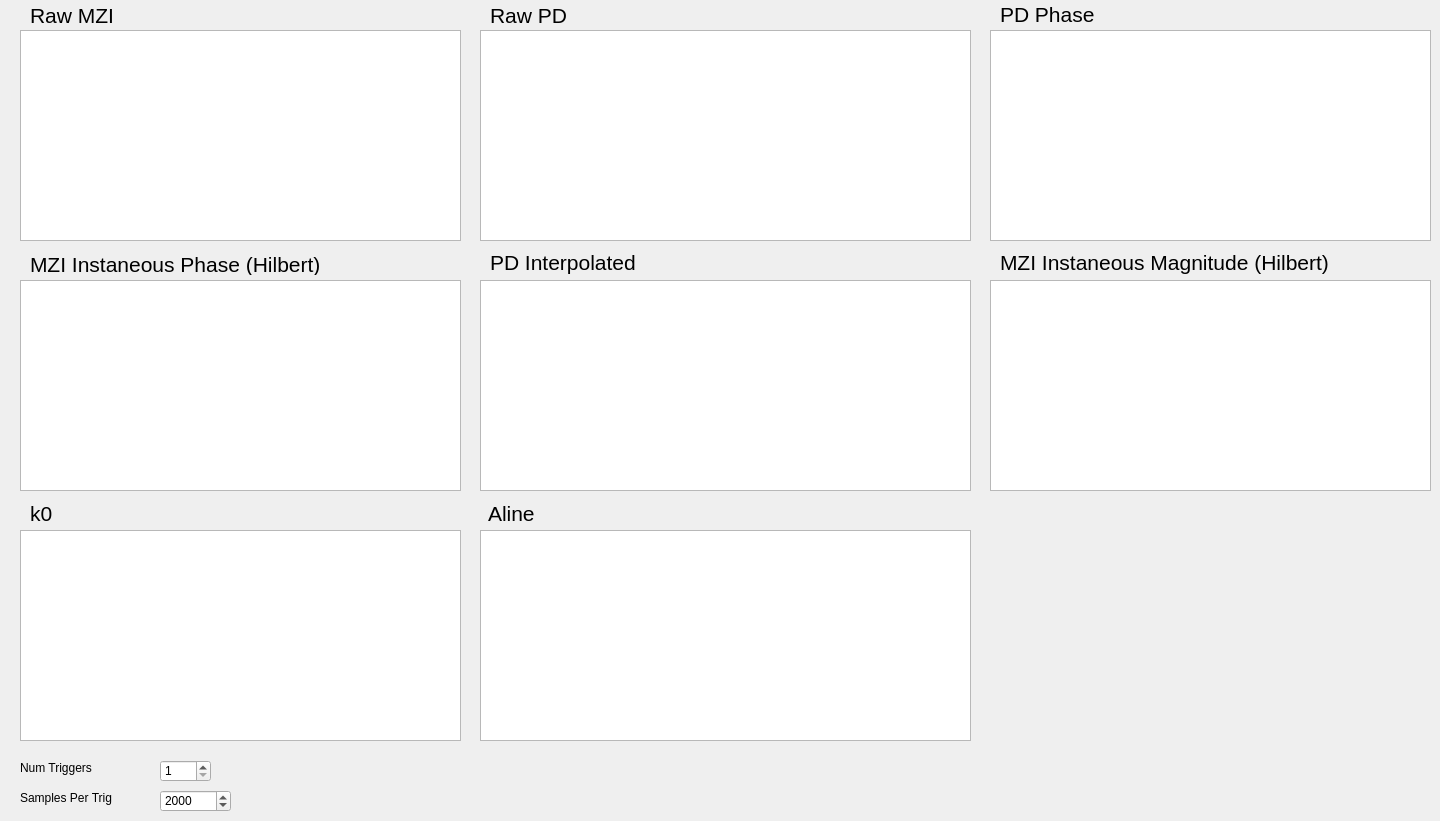
        <widget class="QWidget" name="tab_5">
         <attribute name="title">
          <string>Raw</string>
         </attribute>
         <widget class="PlotWidget" name="interp_pd_plot">
          <property name="geometry">
           <rect>
            <x>480</x>
            <y>280</y>
            <width>491</width>
            <height>211</height>
           </rect>
          </property>
          <property name="backgroundBrush">
           <brush brushstyle="NoBrush">
            <color alpha="255">
             <red>255</red>
             <green>255</green>
             <blue>255</blue>
            </color>
           </brush>
          </property>
         </widget>
         <widget class="QLabel" name="label_107">
          <property name="geometry">
           <rect>
            <x>490</x>
            <y>247</y>
            <width>171</width>
            <height>31</height>
           </rect>
          </property>
          <property name="font">
           <font>
            <pointsize>16</pointsize>
           </font>
          </property>
          <property name="text">
           <string>PD Interpolated</string>
          </property>
         </widget>
         <widget class="PlotWidget" name="mzi_plot">
          <property name="geometry">
           <rect>
            <x>20</x>
            <y>30</y>
            <width>441</width>
            <height>211</height>
           </rect>
          </property>
          <property name="backgroundBrush">
           <brush brushstyle="NoBrush">
            <color alpha="255">
             <red>255</red>
             <green>255</green>
             <blue>255</blue>
            </color>
           </brush>
          </property>
         </widget>
         <widget class="PlotWidget" name="mzi_mag_plot">
          <property name="geometry">
           <rect>
            <x>990</x>
            <y>280</y>
            <width>441</width>
            <height>211</height>
           </rect>
          </property>
          <property name="backgroundBrush">
           <brush brushstyle="NoBrush">
            <color alpha="255">
             <red>255</red>
             <green>255</green>
             <blue>255</blue>
            </color>
           </brush>
          </property>
         </widget>
         <widget class="PlotWidget" name="pd_plot">
          <property name="geometry">
           <rect>
            <x>480</x>
            <y>30</y>
            <width>491</width>
            <height>211</height>
           </rect>
          </property>
          <property name="backgroundBrush">
           <brush brushstyle="NoBrush">
            <color alpha="255">
             <red>255</red>
             <green>255</green>
             <blue>255</blue>
            </color>
           </brush>
          </property>
         </widget>
         <widget class="QLabel" name="label_108">
          <property name="geometry">
           <rect>
            <x>30</x>
            <y>5</y>
            <width>111</width>
            <height>21</height>
           </rect>
          </property>
          <property name="font">
           <font>
            <pointsize>16</pointsize>
           </font>
          </property>
          <property name="text">
           <string>Raw MZI</string>
          </property>
         </widget>
         <widget class="QLabel" name="label_109">
          <property name="geometry">
           <rect>
            <x>1000</x>
            <y>247</y>
            <width>351</width>
            <height>31</height>
           </rect>
          </property>
          <property name="font">
           <font>
            <pointsize>16</pointsize>
           </font>
          </property>
          <property name="text">
           <string>MZI Instaneous Magnitude (Hilbert)</string>
          </property>
         </widget>
         <widget class="QLabel" name="label_110">
          <property name="geometry">
           <rect>
            <x>490</x>
            <y>5</y>
            <width>111</width>
            <height>21</height>
           </rect>
          </property>
          <property name="font">
           <font>
            <pointsize>16</pointsize>
           </font>
          </property>
          <property name="text">
           <string>Raw PD</string>
          </property>
         </widget>
         <widget class="PlotWidget" name="aline_plot">
          <property name="geometry">
           <rect>
            <x>480</x>
            <y>530</y>
            <width>491</width>
            <height>211</height>
           </rect>
          </property>
          <property name="backgroundBrush">
           <brush brushstyle="NoBrush">
            <color alpha="255">
             <red>255</red>
             <green>255</green>
             <blue>255</blue>
            </color>
           </brush>
          </property>
         </widget>
         <widget class="QLabel" name="label_111">
          <property name="geometry">
           <rect>
            <x>488</x>
            <y>503</y>
            <width>101</width>
            <height>21</height>
           </rect>
          </property>
          <property name="font">
           <font>
            <pointsize>16</pointsize>
           </font>
          </property>
          <property name="text">
           <string>Aline</string>
          </property>
         </widget>
         <widget class="QLabel" name="label_112">
          <property name="geometry">
           <rect>
            <x>1000</x>
            <y>4</y>
            <width>101</width>
            <height>21</height>
           </rect>
          </property>
          <property name="font">
           <font>
            <pointsize>16</pointsize>
           </font>
          </property>
          <property name="text">
           <string>PD Phase</string>
          </property>
         </widget>
         <widget class="PlotWidget" name="k0_plot">
          <property name="geometry">
           <rect>
            <x>20</x>
            <y>530</y>
            <width>441</width>
            <height>211</height>
           </rect>
          </property>
          <property name="backgroundBrush">
           <brush brushstyle="NoBrush">
            <color alpha="255">
             <red>255</red>
             <green>255</green>
             <blue>255</blue>
            </color>
           </brush>
          </property>
         </widget>
         <widget class="PlotWidget" name="pd_phase_plot">
          <property name="geometry">
           <rect>
            <x>990</x>
            <y>30</y>
            <width>441</width>
            <height>211</height>
           </rect>
          </property>
          <property name="backgroundBrush">
           <brush brushstyle="NoBrush">
            <color alpha="255">
             <red>255</red>
             <green>255</green>
             <blue>255</blue>
            </color>
           </brush>
          </property>
         </widget>
         <widget class="QLabel" name="label_113">
          <property name="geometry">
           <rect>
            <x>30</x>
            <y>503</y>
            <width>111</width>
            <height>21</height>
           </rect>
          </property>
          <property name="font">
           <font>
            <pointsize>16</pointsize>
           </font>
          </property>
          <property name="text">
           <string>k0</string>
          </property>
         </widget>
         <widget class="PlotWidget" name="mzi_phase_plot">
          <property name="geometry">
           <rect>
            <x>20</x>
            <y>280</y>
            <width>441</width>
            <height>211</height>
           </rect>
          </property>
          <property name="backgroundBrush">
           <brush brushstyle="NoBrush">
            <color alpha="255">
             <red>255</red>
             <green>255</green>
             <blue>255</blue>
            </color>
           </brush>
          </property>
         </widget>
         <widget class="QLabel" name="label_114">
          <property name="geometry">
           <rect>
            <x>30</x>
            <y>254</y>
            <width>321</width>
            <height>21</height>
           </rect>
          </property>
          <property name="font">
           <font>
            <pointsize>16</pointsize>
           </font>
          </property>
          <property name="text">
           <string>MZI Instaneous Phase (Hilbert)</string>
          </property>
         </widget>
         <widget class="QSpinBox" name="rd_numTrigs_spinBox">
          <property name="geometry">
           <rect>
            <x>160</x>
            <y>760</y>
            <width>51</width>
            <height>22</height>
           </rect>
          </property>
          <property name="minimum">
           <number>1</number>
          </property>
          <property name="maximum">
           <number>5000</number>
          </property>
         </widget>
         <widget class="QLabel" name="label_149">
          <property name="geometry">
           <rect>
            <x>20</x>
            <y>760</y>
            <width>111</width>
            <height>16</height>
           </rect>
          </property>
          <property name="text">
           <string>Num Triggers</string>
          </property>
         </widget>
         <widget class="QSpinBox" name="rd_samplesPerTrig_spinBox">
          <property name="geometry">
           <rect>
            <x>160</x>
            <y>790</y>
            <width>71</width>
            <height>22</height>
           </rect>
          </property>
          <property name="minimum">
           <number>50</number>
          </property>
          <property name="maximum">
           <number>5000</number>
          </property>
          <property name="value">
           <number>2000</number>
          </property>
         </widget>
         <widget class="QLabel" name="label_150">
          <property name="geometry">
           <rect>
            <x>20</x>
            <y>790</y>
            <width>131</width>
            <height>16</height>
           </rect>
          </property>
          <property name="text">
           <string>Samples Per Trig</string>
          </property>
         </widget>
        </widget>
